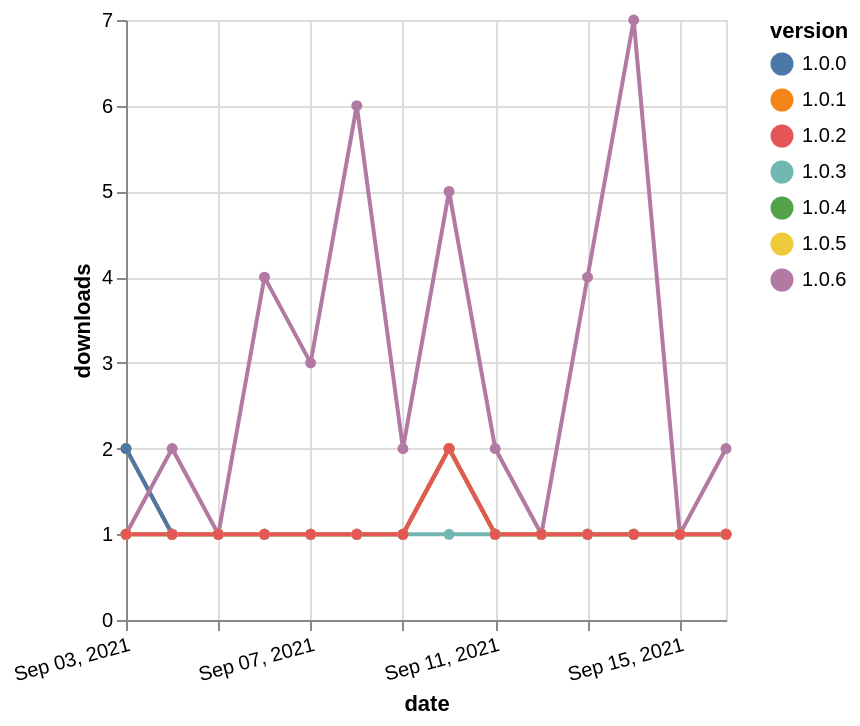

This figure's Vega-Lite source:
### Vega-Lite specification from a JSON file in a GitHub repository (floating-point values rounded to 4 significant figures)
{"$schema": "https://vega.github.io/schema/vega-lite/v5.json", "description": "A simple bar chart with embedded data.", "data": {"values": [{"date": "2021-09-03", "total": 132, "delta": 1, "version": "1.0.4"}, {"date": "2021-09-04", "total": 133, "delta": 1, "version": "1.0.4"}, {"date": "2021-09-05", "total": 134, "delta": 1, "version": "1.0.4"}, {"date": "2021-09-06", "total": 135, "delta": 1, "version": "1.0.4"}, {"date": "2021-09-07", "total": 136, "delta": 1, "version": "1.0.4"}, {"date": "2021-09-08", "total": 137, "delta": 1, "version": "1.0.4"}, {"date": "2021-09-09", "total": 138, "delta": 1, "version": "1.0.4"}, {"date": "2021-09-10", "total": 140, "delta": 2, "version": "1.0.4"}, {"date": "2021-09-11", "total": 141, "delta": 1, "version": "1.0.4"}, {"date": "2021-09-12", "total": 142, "delta": 1, "version": "1.0.4"}, {"date": "2021-09-13", "total": 143, "delta": 1, "version": "1.0.4"}, {"date": "2021-09-14", "total": 144, "delta": 1, "version": "1.0.4"}, {"date": "2021-09-15", "total": 145, "delta": 1, "version": "1.0.4"}, {"date": "2021-09-16", "total": 146, "delta": 1, "version": "1.0.4"}, {"date": "2021-09-03", "total": 168, "delta": 2, "version": "1.0.1"}, {"date": "2021-09-04", "total": 169, "delta": 1, "version": "1.0.1"}, {"date": "2021-09-05", "total": 170, "delta": 1, "version": "1.0.1"}, {"date": "2021-09-06", "total": 171, "delta": 1, "version": "1.0.1"}, {"date": "2021-09-07", "total": 172, "delta": 1, "version": "1.0.1"}, {"date": "2021-09-08", "total": 173, "delta": 1, "version": "1.0.1"}, {"date": "2021-09-09", "total": 174, "delta": 1, "version": "1.0.1"}, {"date": "2021-09-10", "total": 176, "delta": 2, "version": "1.0.1"}, {"date": "2021-09-11", "total": 177, "delta": 1, "version": "1.0.1"}, {"date": "2021-09-12", "total": 178, "delta": 1, "version": "1.0.1"}, {"date": "2021-09-13", "total": 179, "delta": 1, "version": "1.0.1"}, {"date": "2021-09-14", "total": 180, "delta": 1, "version": "1.0.1"}, {"date": "2021-09-15", "total": 181, "delta": 1, "version": "1.0.1"}, {"date": "2021-09-16", "total": 182, "delta": 1, "version": "1.0.1"}, {"date": "2021-09-03", "total": 160, "delta": 2, "version": "1.0.0"}, {"date": "2021-09-04", "total": 161, "delta": 1, "version": "1.0.0"}, {"date": "2021-09-05", "total": 162, "delta": 1, "version": "1.0.0"}, {"date": "2021-09-06", "total": 163, "delta": 1, "version": "1.0.0"}, {"date": "2021-09-07", "total": 164, "delta": 1, "version": "1.0.0"}, {"date": "2021-09-08", "total": 165, "delta": 1, "version": "1.0.0"}, {"date": "2021-09-09", "total": 166, "delta": 1, "version": "1.0.0"}, {"date": "2021-09-10", "total": 168, "delta": 2, "version": "1.0.0"}, {"date": "2021-09-11", "total": 169, "delta": 1, "version": "1.0.0"}, {"date": "2021-09-12", "total": 170, "delta": 1, "version": "1.0.0"}, {"date": "2021-09-13", "total": 171, "delta": 1, "version": "1.0.0"}, {"date": "2021-09-14", "total": 172, "delta": 1, "version": "1.0.0"}, {"date": "2021-09-15", "total": 173, "delta": 1, "version": "1.0.0"}, {"date": "2021-09-16", "total": 174, "delta": 1, "version": "1.0.0"}, {"date": "2021-09-03", "total": 573, "delta": 1, "version": "1.0.6"}, {"date": "2021-09-04", "total": 575, "delta": 2, "version": "1.0.6"}, {"date": "2021-09-05", "total": 576, "delta": 1, "version": "1.0.6"}, {"date": "2021-09-06", "total": 580, "delta": 4, "version": "1.0.6"}, {"date": "2021-09-07", "total": 583, "delta": 3, "version": "1.0.6"}, {"date": "2021-09-08", "total": 589, "delta": 6, "version": "1.0.6"}, {"date": "2021-09-09", "total": 591, "delta": 2, "version": "1.0.6"}, {"date": "2021-09-10", "total": 596, "delta": 5, "version": "1.0.6"}, {"date": "2021-09-11", "total": 598, "delta": 2, "version": "1.0.6"}, {"date": "2021-09-12", "total": 599, "delta": 1, "version": "1.0.6"}, {"date": "2021-09-13", "total": 603, "delta": 4, "version": "1.0.6"}, {"date": "2021-09-14", "total": 610, "delta": 7, "version": "1.0.6"}, {"date": "2021-09-15", "total": 611, "delta": 1, "version": "1.0.6"}, {"date": "2021-09-16", "total": 613, "delta": 2, "version": "1.0.6"}, {"date": "2021-09-03", "total": 204, "delta": 1, "version": "1.0.3"}, {"date": "2021-09-04", "total": 205, "delta": 1, "version": "1.0.3"}, {"date": "2021-09-05", "total": 206, "delta": 1, "version": "1.0.3"}, {"date": "2021-09-06", "total": 207, "delta": 1, "version": "1.0.3"}, {"date": "2021-09-07", "total": 208, "delta": 1, "version": "1.0.3"}, {"date": "2021-09-08", "total": 209, "delta": 1, "version": "1.0.3"}, {"date": "2021-09-09", "total": 210, "delta": 1, "version": "1.0.3"}, {"date": "2021-09-10", "total": 211, "delta": 1, "version": "1.0.3"}, {"date": "2021-09-11", "total": 212, "delta": 1, "version": "1.0.3"}, {"date": "2021-09-12", "total": 213, "delta": 1, "version": "1.0.3"}, {"date": "2021-09-13", "total": 214, "delta": 1, "version": "1.0.3"}, {"date": "2021-09-14", "total": 215, "delta": 1, "version": "1.0.3"}, {"date": "2021-09-15", "total": 216, "delta": 1, "version": "1.0.3"}, {"date": "2021-09-16", "total": 217, "delta": 1, "version": "1.0.3"}, {"date": "2021-09-03", "total": 275, "delta": 1, "version": "1.0.5"}, {"date": "2021-09-04", "total": 276, "delta": 1, "version": "1.0.5"}, {"date": "2021-09-05", "total": 277, "delta": 1, "version": "1.0.5"}, {"date": "2021-09-06", "total": 278, "delta": 1, "version": "1.0.5"}, {"date": "2021-09-07", "total": 279, "delta": 1, "version": "1.0.5"}, {"date": "2021-09-08", "total": 280, "delta": 1, "version": "1.0.5"}, {"date": "2021-09-09", "total": 281, "delta": 1, "version": "1.0.5"}, {"date": "2021-09-10", "total": 283, "delta": 2, "version": "1.0.5"}, {"date": "2021-09-11", "total": 284, "delta": 1, "version": "1.0.5"}, {"date": "2021-09-12", "total": 285, "delta": 1, "version": "1.0.5"}, {"date": "2021-09-13", "total": 286, "delta": 1, "version": "1.0.5"}, {"date": "2021-09-14", "total": 287, "delta": 1, "version": "1.0.5"}, {"date": "2021-09-15", "total": 288, "delta": 1, "version": "1.0.5"}, {"date": "2021-09-16", "total": 289, "delta": 1, "version": "1.0.5"}, {"date": "2021-09-03", "total": 162, "delta": 1, "version": "1.0.2"}, {"date": "2021-09-04", "total": 163, "delta": 1, "version": "1.0.2"}, {"date": "2021-09-05", "total": 164, "delta": 1, "version": "1.0.2"}, {"date": "2021-09-06", "total": 165, "delta": 1, "version": "1.0.2"}, {"date": "2021-09-07", "total": 166, "delta": 1, "version": "1.0.2"}, {"date": "2021-09-08", "total": 167, "delta": 1, "version": "1.0.2"}, {"date": "2021-09-09", "total": 168, "delta": 1, "version": "1.0.2"}, {"date": "2021-09-10", "total": 170, "delta": 2, "version": "1.0.2"}, {"date": "2021-09-11", "total": 171, "delta": 1, "version": "1.0.2"}, {"date": "2021-09-12", "total": 172, "delta": 1, "version": "1.0.2"}, {"date": "2021-09-13", "total": 173, "delta": 1, "version": "1.0.2"}, {"date": "2021-09-14", "total": 174, "delta": 1, "version": "1.0.2"}, {"date": "2021-09-15", "total": 175, "delta": 1, "version": "1.0.2"}, {"date": "2021-09-16", "total": 176, "delta": 1, "version": "1.0.2"}]}, "width": "container", "mark": {"type": "line", "point": {"filled": true}}, "encoding": {"x": {"field": "date", "type": "temporal", "timeUnit": "yearmonthdate", "title": "date", "axis": {"labelAngle": -15}}, "y": {"field": "delta", "type": "quantitative", "title": "downloads"}, "color": {"field": "version", "type": "nominal"}, "tooltip": {"field": "delta"}}}
